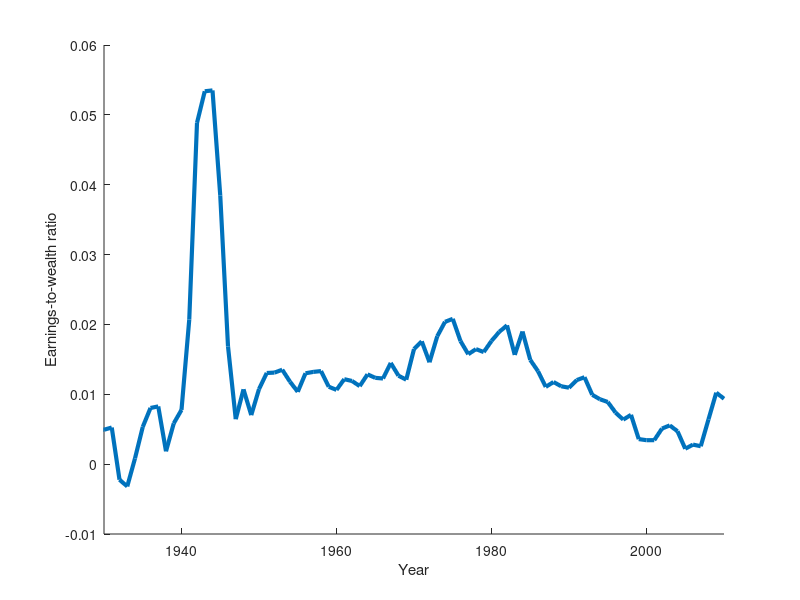

The MATLAB source for this figure:
clear;
tic;
close all;
load('tau_with_earnings.mat')
plot(1929:2010,earnings./xave','linewidth',3);
xlim([1930 2010]);
xlabel('Year');
ylabel('Earnings-to-wealth ratio');
set(gcf,'color','w');
set(gcf, 'Position', [100 100 710 690/2]);
box off;

toc;